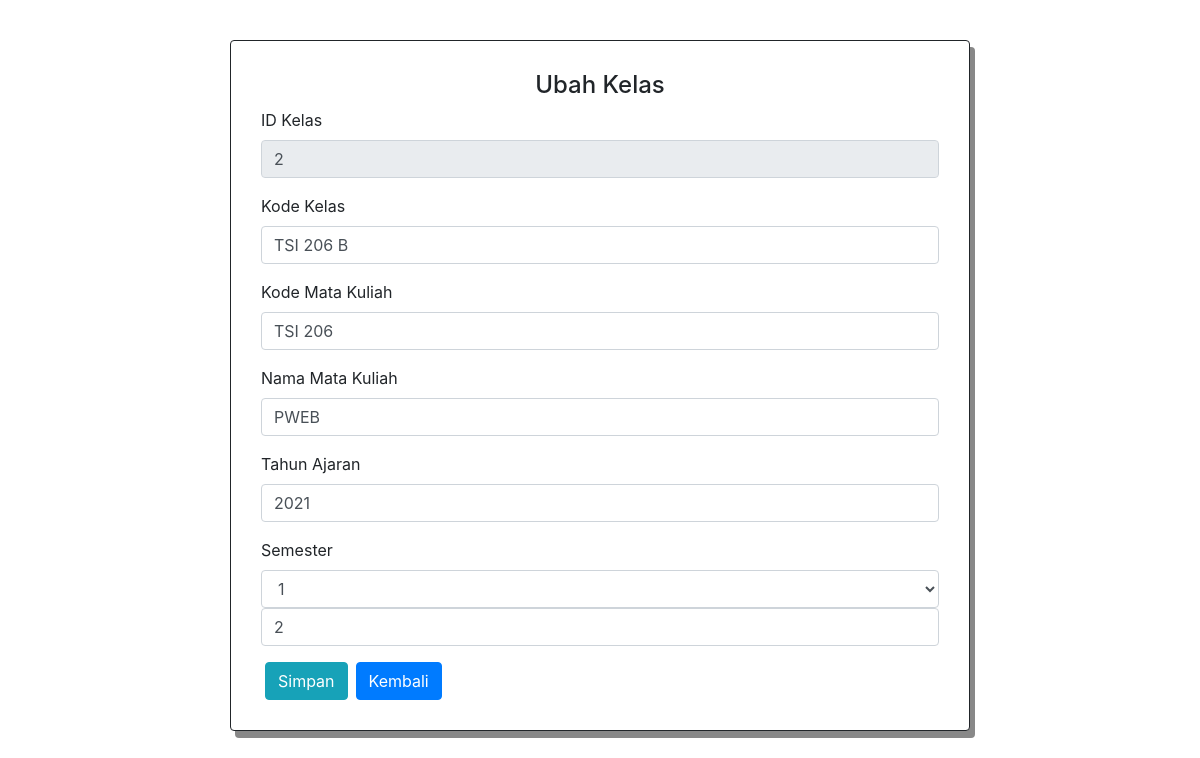
Page /ubah_kelas.php?kelas_id=2 on the committed database.
### tables this page shows
CREATE TABLE `kelas` (
  `kelas_id` int(11) NOT NULL,
  `kode_kelas` varchar(50) NOT NULL,
  `kode_makul` varchar(50) NOT NULL,
  `nama_makul` varchar(50) NOT NULL,
  `tahun` int(11) NOT NULL,
  `semester` int(11) NOT NULL,
  `sks` int(11) NOT NULL
);

### ubah_kelas.php (the view, shortened to what this page needs)
<?php
include 'koneksi.php';
$kelas_id = $_REQUEST['kelas_id'];
$sql = 'SELECT * FROM kelas WHERE kelas_id='.$kelas_id;
if(!$result = $conn->query($sql)){
  die("Gagal Query");
}
$data = $result->fetch_assoc();
?>
<!DOCTYPE html>
<html lang="en">
<head>
    <link rel="stylesheet" href="https://cdn.jsdelivr.net/npm/bootstrap@4.5.3/dist/css/bootstrap.min.css">
</head>
<body>
    <div class="container">
        <div class="row">
            <div class="col">
                <div class="card col-8" style="margin: 0 auto; padding: 0; margin-top: 40px;border: 1px solid;
                                            padding: 10px;
                                            box-shadow: 5px 7px #888888;">
                    <div class="card-body">
                        <h4 class="text-center">Ubah Kelas</h4>
                            <form action="ubah_kelas.php" method="POST">
                                <div class="form-group">
                                    <label for="exampleInputEmail1">ID Kelas</label>
                                    <input type="text" name="kelas_id" class="form-control" value="<?php echo $data['kelas_id']; ?>" readonly>
                                </div>
                                <div class="form-group">
                                    <label for="exampleInputEmail1">Kode Kelas</label>
                                    <input type="text" name="kode_kelas" class="form-control" value="<?php echo $data['kode_kelas']; ?>" placeholder="Masukkan Kode Kelas" required>
                                </div>
                                <div class="form-group">
                                    <label for="exampleInputEmail1">Kode Mata Kuliah</label>
                                    <input type="text" name="kode_makul" class="form-control" id="exampleInputEmail1" value="<?php echo $data['kode_makul']; ?>" placeholder="Masukkan Kode Mata Kuliah" required>
                                </div>
                                <div class="form-group">
                                    <label for="exampleInputEmail1">Nama Mata Kuliah</label>
                                    <input type="text" name="nama_makul" class="form-control" value="<?php echo $data['nama_makul']; ?>" placeholder="Masukkan Nama Mata Kuliah" required>
                                </div>
                                <div class="form-group">
                                    <label for="exampleInputEmail1">Tahun Ajaran</label>
                                    <input type="text" name="tahun" class="form-control" id="exampleInputEmail1" value="<?php echo $data['tahun']; ?>" placeholder="(mis: 2021)" onkeypress="return Angkasaja(event)" required>
                                </div>
                                <div class="form-group">
                                <label for="exampleInputEmail1">Semester</label>
                                <select name="semester" class="form-control" id="exampleInputEmail1" required>
                                    <option>1</option>
                            </div>
                                <div class="form-group">
                                    <input type="text" name="sks" class="form-control" id="exampleInputEmail1" value="<?php echo $data['sks']; ?>" placeholder="Masukkan SKS Mata Kuliah" onkeypress="return Angkasaja(event)" required>
                                </div>
                                <div class="row ml-1">
                                    <button onclick="return confirm('Simpan perubahan?');" type="submit" name="submit" class="btn btn-info">Simpan</button>
                                    <a href="lihat_kelas.php" class="btn btn-primary ml-2">Kembali</a>
                                </div>
                            </form>
                    </div>
                </div>
            </div>
        </div>
    </div>
</body>
</html>

### rows in the picture
kelas: kelas_id "2", kode_kelas "TSI 206 B", kode_makul "TSI 206", nama_makul "PWEB", tahun "2021", sks "2"
